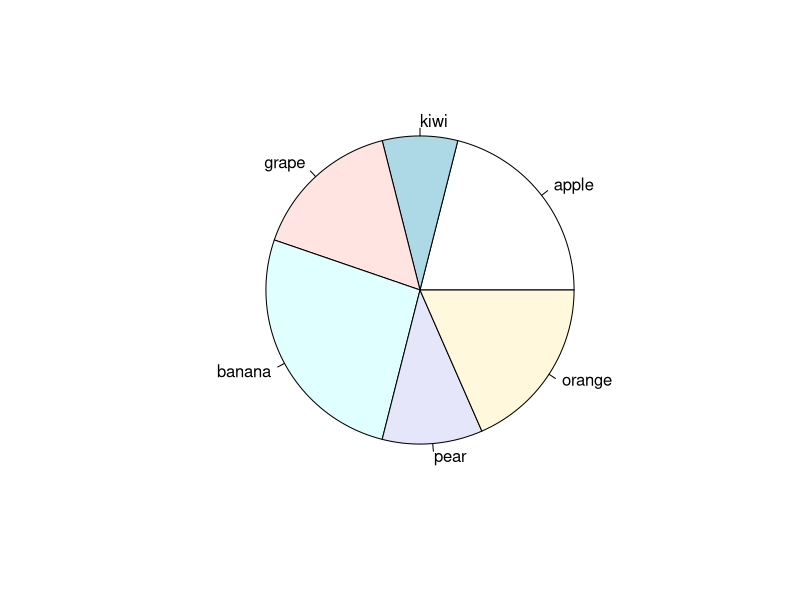
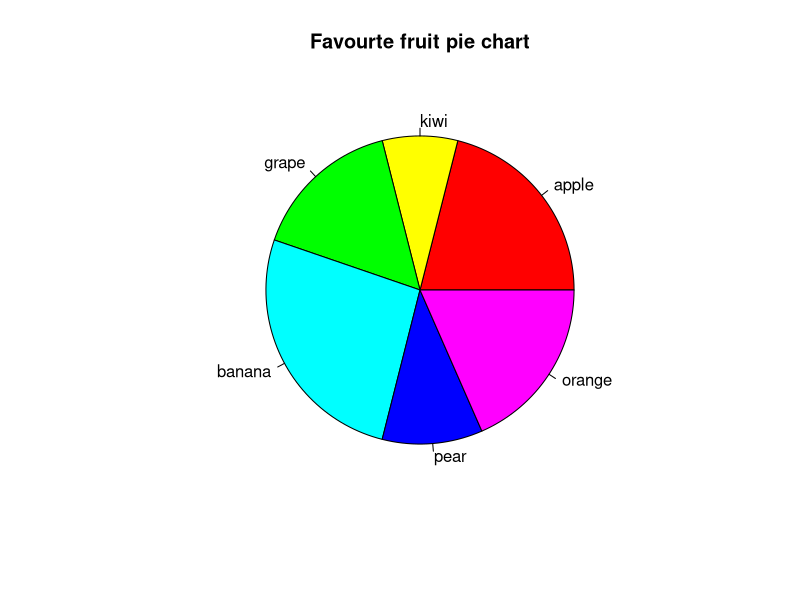
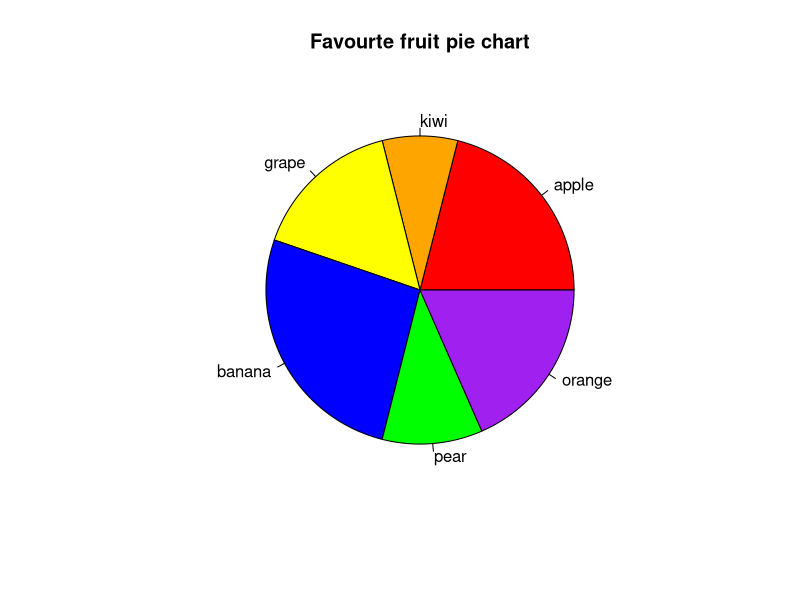
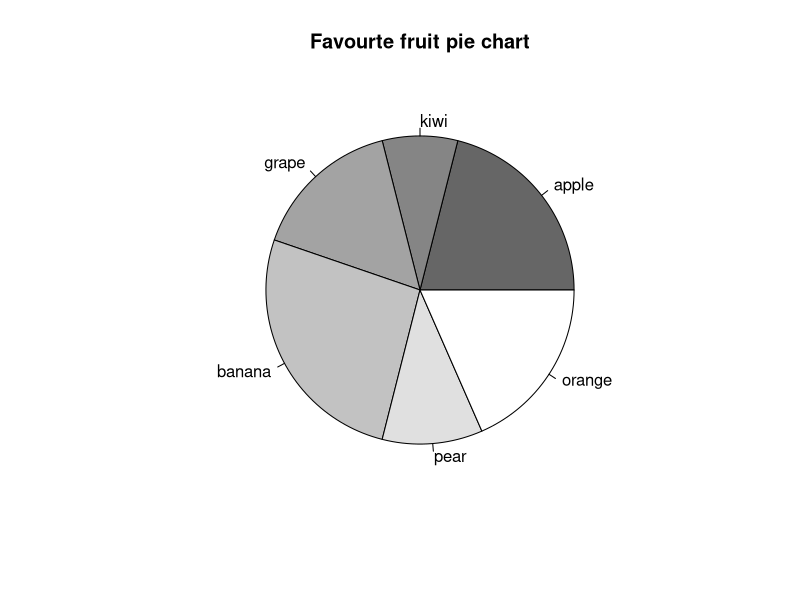

Write the R code that produced these figures, in order.
x <- c(40,15,30,50,20, 35)
labels <- c("apple", "kiwi", "grape", "banana", "pear", "orange")
pie (x, labels)


pie(x, labels, main = "Favourte fruit pie chart", col = rainbow(length(x)))

pie ( x , labels, main = "Favourte fruit pie chart" , col=c ( "red" , "orange" , "yellow" , "blue" , "green" , "purple" ) )

pie ( x , labels, main = "Favourte fruit pie chart" , col=gray(seq(0.4, 1.0, length =6)  ) )
